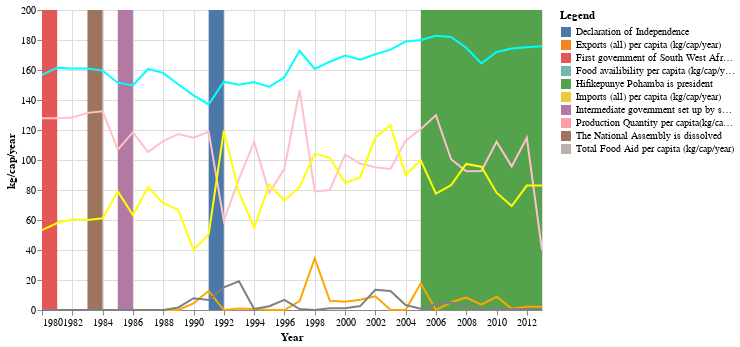

Write notebook code for a chart like this one.
### Code cell
Namibia= [
      {"year": "1980", "Food availibility per capita (kg/cap/year)": 156.782306,"Production Quantity per capita (kg/cap/year)":127.823884,"Exports (all) per capita (kg/cap/year)":0.0,"Imports (all) per capita (kg/cap/year)":53.307009,"Total Food Aid per capita (kg/cap/year)":0.0},
      {"year": "1981", "Food availibility per capita (kg/cap/year)": 161.413031,"Production Quantity per capita (kg/cap/year)":127.750589,"Exports (all) per capita (kg/cap/year)":0.0,"Imports (all) per capita (kg/cap/year)":57.971014,"Total Food Aid per capita (kg/cap/year)":0.0},
      {"year": "1982", "Food availibility per capita (kg/cap/year)": 161.059501,"Production Quantity per capita (kg/cap/year)":128.314679,"Exports (all) per capita (kg/cap/year)":0.0,"Imports (all) per capita (kg/cap/year)":60.548723,"Total Food Aid per capita (kg/cap/year)":0.0},
      {"year": "1983", "Food availibility per capita (kg/cap/year)": 160.987105,"Production Quantity per capita (kg/cap/year)":131.417569,"Exports (all) per capita (kg/cap/year)":0.0,"Imports (all) per capita (kg/cap/year)":60.073937,"Total Food Aid per capita (kg/cap/year)":0.0},
      {"year": "1984", "Food availibility per capita (kg/cap/year)": 159.595100,"Production Quantity per capita (kg/cap/year)":132.425142,"Exports (all) per capita (kg/cap/year)":0.0,"Imports (all) per capita (kg/cap/year)":61.096137,"Total Food Aid per capita (kg/cap/year)":0.0},
      {"year": "1985", "Food availibility per capita (kg/cap/year)": 151.555568,"Production Quantity per capita (kg/cap/year)":106.915112,"Exports (all) per capita (kg/cap/year)":0.0,"Imports (all) per capita (kg/cap/year)":79.107826,"Total Food Aid per capita (kg/cap/year)":0.0},
      {"year": "1986", "Food availibility per capita (kg/cap/year)": 149.705745,"Production Quantity per capita (kg/cap/year)":118.422140,"Exports (all) per capita (kg/cap/year)":0.0,"Imports (all) per capita (kg/cap/year)":63.264435,"Total Food Aid per capita (kg/cap/year)":0.0},
      {"year": "1987", "Food availibility per capita (kg/cap/year)": 160.687877,"Production Quantity per capita (kg/cap/year)":105.235046,"Exports (all) per capita (kg/cap/year)":0.0,"Imports (all) per capita (kg/cap/year)":81.920673,"Total Food Aid per capita (kg/cap/year)":0.0},
      {"year": "1988", "Food availibility per capita (kg/cap/year)": 158.084905,"Production Quantity per capita (kg/cap/year)":112.560503,"Exports (all) per capita (kg/cap/year)":0.0,"Imports (all) per capita (kg/cap/year)":71.161043,"Total Food Aid per capita (kg/cap/year)":0.0},
      {"year": "1989", "Food availibility per capita (kg/cap/year)": 150.346457,"Production Quantity per capita (kg/cap/year)":117.363269,"Exports (all) per capita (kg/cap/year)":0.0,"Imports (all) per capita (kg/cap/year)":66.700955,"Total Food Aid per capita (kg/cap/year)":1.698939},
      {"year": "1990", "Food availibility per capita (kg/cap/year)": 143.097261,"Production Quantity per capita (kg/cap/year)":114.825640,"Exports (all) per capita (kg/cap/year)":4.381625,"Imports (all) per capita (kg/cap/year)":40.070671,"Total Food Aid per capita (kg/cap/year)":7.834441},
      {"year": "1991", "Food availibility per capita (kg/cap/year)": 137.072965,"Production Quantity per capita (kg/cap/year)":118.866803,"Exports (all) per capita (kg/cap/year)":12.764505,"Imports (all) per capita (kg/cap/year)":50.443686,"Total Food Aid per capita (kg/cap/year)":6.628044},
      {"year": "1992", "Food availibility per capita (kg/cap/year)": 152.211281,"Production Quantity per capita (kg/cap/year)":59.563507,"Exports (all) per capita (kg/cap/year)":0.0,"Imports (all) per capita (kg/cap/year)":119.629874,"Total Food Aid per capita (kg/cap/year)":15.155859},
      {"year": "1993", "Food availibility per capita (kg/cap/year)": 150.122595,"Production Quantity per capita (kg/cap/year)":87.364412,"Exports (all) per capita (kg/cap/year)":1.026958,"Imports (all) per capita (kg/cap/year)":78.305520,"Total Food Aid per capita (kg/cap/year)":19.145370},
      {"year": "1994", "Food availibility per capita (kg/cap/year)": 151.949395,"Production Quantity per capita (kg/cap/year)":112.006569,"Exports (all) per capita (kg/cap/year)":0.623441,"Imports (all) per capita (kg/cap/year)":54.862843,"Total Food Aid per capita (kg/cap/year)":0.651204},
      {"year": "1995", "Food availibility per capita (kg/cap/year)": 148.695903,"Production Quantity per capita (kg/cap/year)":78.132145,"Exports (all) per capita (kg/cap/year)":0.0,"Imports (all) per capita (kg/cap/year)":83.585706,"Total Food Aid per capita (kg/cap/year)":2.553599},
      {"year": "1996", "Food availibility per capita (kg/cap/year)": 155.145082,"Production Quantity per capita (kg/cap/year)":94.137114,"Exports (all) per capita (kg/cap/year)":0.0,"Imports (all) per capita (kg/cap/year)":72.898295,"Total Food Aid per capita (kg/cap/year)":6.802322},
      {"year": "1997", "Food availibility per capita (kg/cap/year)": 172.788745,"Production Quantity per capita (kg/cap/year)":146.805687,"Exports (all) per capita (kg/cap/year)":6.004449,"Imports (all) per capita (kg/cap/year)":82.026048,"Total Food Aid per capita (kg/cap/year)":0.617337},
      {"year": "1998", "Food availibility per capita (kg/cap/year)": 160.723411,"Production Quantity per capita (kg/cap/year)":79.077836,"Exports (all) per capita (kg/cap/year)":34.317871,"Imports (all) per capita (kg/cap/year)":104.085712,"Total Food Aid per capita (kg/cap/year)":0.0},
      {"year": "1999", "Food availibility per capita (kg/cap/year)": 165.534903,"Production Quantity per capita (kg/cap/year)":79.982340,"Exports (all) per capita (kg/cap/year)":6.086944,"Imports (all) per capita (kg/cap/year)":101.447733,"Total Food Aid per capita (kg/cap/year)":1.206798},
      {"year": "2000", "Food availibility per capita (kg/cap/year)": 169.590951,"Production Quantity per capita (kg/cap/year)":103.607288,"Exports (all) per capita (kg/cap/year)":5.518968,"Imports (all) per capita (kg/cap/year)":84.841055,"Total Food Aid per capita (kg/cap/year)":1.121735},
      {"year": "2001", "Food availibility per capita (kg/cap/year)": 166.891655,"Production Quantity per capita (kg/cap/year)":97.669492,"Exports (all) per capita (kg/cap/year)":6.833778,"Imports (all) per capita (kg/cap/year)":88.398775,"Total Food Aid per capita (kg/cap/year)":2.623121},
      {"year": "2002", "Food availibility per capita (kg/cap/year)": 170.538376,"Production Quantity per capita (kg/cap/year)":95.230502,"Exports (all) per capita (kg/cap/year)":9.095316,"Imports (all) per capita (kg/cap/year)":115.019904,"Total Food Aid per capita (kg/cap/year)":13.418030},
      {"year": "2003", "Food availibility per capita (kg/cap/year)": 173.562274,"Production Quantity per capita (kg/cap/year)":94.078677,"Exports (all) per capita (kg/cap/year)":0.111594,"Imports (all) per capita (kg/cap/year)":123.054811,"Total Food Aid per capita (kg/cap/year)":12.704499},
      {"year": "2004", "Food availibility per capita (kg/cap/year)": 178.956393,"Production Quantity per capita (kg/cap/year)":112.945880,"Exports (all) per capita (kg/cap/year)":0.059226,"Imports (all) per capita (kg/cap/year)":90.118695,"Total Food Aid per capita (kg/cap/year)":3.327747},
      {"year": "2005", "Food availibility per capita (kg/cap/year)": 180.047599,"Production Quantity per capita (kg/cap/year)":120.626698,"Exports (all) per capita (kg/cap/year)":17.846400,"Imports (all) per capita (kg/cap/year)":99.746851,"Total Food Aid per capita (kg/cap/year)":0.848190},
      {"year": "2006", "Food availibility per capita (kg/cap/year)": 182.884123,"Production Quantity per capita (kg/cap/year)":129.837526,"Exports (all) per capita (kg/cap/year)":0.061347,"Imports (all) per capita (kg/cap/year)":77.618919,"Total Food Aid per capita (kg/cap/year)":3.650394},
      {"year": "2007", "Food availibility per capita (kg/cap/year)": 181.979736,"Production Quantity per capita (kg/cap/year)":100.509173,"Exports (all) per capita (kg/cap/year)":5.169511,"Imports (all) per capita (kg/cap/year)":83.239027,"Total Food Aid per capita (kg/cap/year)":5.042682},
      {"year": "2008", "Food availibility per capita (kg/cap/year)": 174.878179,"Production Quantity per capita (kg/cap/year)":92.448479,"Exports (all) per capita (kg/cap/year)":8.235775,"Imports (all) per capita (kg/cap/year)":97.379690,"Total Food Aid per capita (kg/cap/year)":2.281106},
      {"year": "2009", "Food availibility per capita (kg/cap/year)": 164.356118,"Production Quantity per capita (kg/cap/year)":92.659822,"Exports (all) per capita (kg/cap/year)":3.621290,"Imports (all) per capita (kg/cap/year)":95.515657,"Total Food Aid per capita (kg/cap/year)":0.177335},
      {"year": "2010", "Food availibility per capita (kg/cap/year)": 172.026357,"Production Quantity per capita (kg/cap/year)":112.210904,"Exports (all) per capita (kg/cap/year)":8.812498,"Imports (all) per capita (kg/cap/year)":78.206790,"Total Food Aid per capita (kg/cap/year)":0.659979},
      {"year": "2011", "Food availibility per capita (kg/cap/year)": 174.343928,"Production Quantity per capita (kg/cap/year)":95.747250,"Exports (all) per capita (kg/cap/year)":0.911761,"Imports (all) per capita (kg/cap/year)":69.339975,"Total Food Aid per capita (kg/cap/year)":0.567049},
      {"year": "2012", "Food availibility per capita (kg/cap/year)": 175.182253,"Production Quantity per capita (kg/cap/year)":114.835942,"Exports (all) per capita (kg/cap/year)":2.165369,"Imports (all) per capita (kg/cap/year)":82.972124,"Total Food Aid per capita (kg/cap/year)":0.403411},
      {"year": "2013", "Food availibility per capita (kg/cap/year)": 175.848092,"Production Quantity per capita (kg/cap/year)":39.850250,"Exports (all) per capita (kg/cap/year)":2.165369,"Imports (all) per capita (kg/cap/year)":82.972124,"Total Food Aid per capita (kg/cap/year)":0.403411},
    ]

Events = [{"start":"1999","end":"1999","Legend":"Food availibility per capita (kg/cap/year)"},{"start":"1997","end":"1997","Legend":"Total Food Aid per capita (kg/cap/year)"},{"start":"1997","end":"1997","Legend":"Imports (all) per capita (kg/cap/year)"},{"start":"1997","end":"1997","Legend":"Production Quantity per capita(kg/cap/year)"},{"start":"1997","end":"1997","Legend":"Exports (all) per capita (kg/cap/year)"},{"start": "1991","end": "1992","Legend": "Declaration of Independence"},{"start": "2005","end": "2013","Legend": "Hifikepunye Pohamba is president"},{"start": "1980","end": "1981","Legend": "First government of South West Africa/Namibia"},{"start": "1983","end": "1984","Legend": "The National Assembly is dissolved"},{"start": "1985","end": "1986","Legend": "Intermediate government set up by south africa"}]


Namibia = alt.pd.DataFrame(Namibia)
Events = alt.pd.DataFrame(Events)


line1 = alt.Chart(Namibia).mark_line(color='aqua').encode(
    alt.X('year:T', axis=alt.Axis(format='%Y')),
    y='Food availibility per capita (kg/cap/year)'
).properties(
    width=500,
    height=300
)

line2 = alt.Chart(Namibia).mark_line(color='pink').encode(
    alt.X('year:T', axis=alt.Axis(format='%Y')),
    y='Production Quantity per capita (kg/cap/year)'
).properties(
    width=500,
    height=300
)

line3 = alt.Chart(Namibia).mark_line(color='orange').encode(
    alt.X('year:T', axis=alt.Axis(format='%Y')),
    y='Exports (all) per capita (kg/cap/year)'
).properties(
    width=500,
    height=300
)

line4 = alt.Chart(Namibia).mark_line(color='yellow').encode(
    alt.X('year:T', axis=alt.Axis(format='%Y')),
    y='Imports (all) per capita (kg/cap/year)'
).properties(
    width=500,
    height=300
)

line5 = alt.Chart(Namibia).mark_line(color='grey').encode(
    alt.X('year:T', axis=alt.Axis(format='%Y',title='Year')),
    alt.Y("Total Food Aid per capita (kg/cap/year)", axis=alt.Axis(title='kg/cap/year'))
).properties(
    width=500,
    height=300
)


rect = alt.Chart(Events).mark_rect().encode(
    x='start:T',
    x2='end:T',
    color='Legend:N'
)






rect + line1 + line2 + line3 +line4 + line5

### Figure 1 — Vega-Lite specification as saved in the notebook (floating-point values rounded to 4 significant figures)
{"config": {"view": {"continuousWidth": 400, "continuousHeight": 300}}, "layer": [{"data": {"name": "data-be82a9b858ad06b8505f79cb6acd25e1"}, "mark": "rect", "encoding": {"color": {"type": "nominal", "field": "Legend"}, "x": {"type": "temporal", "field": "start"}, "x2": {"field": "end"}}}, {"data": {"name": "data-98bee0fcb9d3fdcb94e065fd9d2d8d2b"}, "mark": {"type": "line", "color": "aqua"}, "encoding": {"x": {"type": "temporal", "axis": {"format": "%Y"}, "field": "year"}, "y": {"type": "quantitative", "field": "Food availibility per capita (kg/cap/year)"}}, "height": 300, "width": 500}, {"data": {"name": "data-98bee0fcb9d3fdcb94e065fd9d2d8d2b"}, "mark": {"type": "line", "color": "pink"}, "encoding": {"x": {"type": "temporal", "axis": {"format": "%Y"}, "field": "year"}, "y": {"type": "quantitative", "field": "Production Quantity per capita (kg/cap/year)"}}, "height": 300, "width": 500}, {"data": {"name": "data-98bee0fcb9d3fdcb94e065fd9d2d8d2b"}, "mark": {"type": "line", "color": "orange"}, "encoding": {"x": {"type": "temporal", "axis": {"format": "%Y"}, "field": "year"}, "y": {"type": "quantitative", "field": "Exports (all) per capita (kg/cap/year)"}}, "height": 300, "width": 500}, {"data": {"name": "data-98bee0fcb9d3fdcb94e065fd9d2d8d2b"}, "mark": {"type": "line", "color": "yellow"}, "encoding": {"x": {"type": "temporal", "axis": {"format": "%Y"}, "field": "year"}, "y": {"type": "quantitative", "field": "Imports (all) per capita (kg/cap/year)"}}, "height": 300, "width": 500}, {"data": {"name": "data-98bee0fcb9d3fdcb94e065fd9d2d8d2b"}, "mark": {"type": "line", "color": "grey"}, "encoding": {"x": {"type": "temporal", "axis": {"format": "%Y", "title": "Year"}, "field": "year"}, "y": {"type": "quantitative", "axis": {"title": "kg/cap/year"}, "field": "Total Food Aid per capita (kg/cap/year)"}}, "height": 300, "width": 500}], "$schema": "https://vega.github.io/schema/vega-lite/v4.8.1.json", "datasets": {"data-be82a9b858ad06b8505f79cb6acd25e1": [{"start": "1999", "end": "1999", "Legend": "Food availibility per capita (kg/cap/year)"}, {"start": "1997", "end": "1997", "Legend": "Total Food Aid per capita (kg/cap/year)"}, {"start": "1997", "end": "1997", "Legend": "Imports (all) per capita (kg/cap/year)"}, {"start": "1997", "end": "1997", "Legend": "Production Quantity per capita(kg/cap/year)"}, {"start": "1997", "end": "1997", "Legend": "Exports (all) per capita (kg/cap/year)"}, {"start": "1991", "end": "1992", "Legend": "Declaration of Independence"}, {"start": "2005", "end": "2013", "Legend": "Hifikepunye Pohamba is president"}, {"start": "1980", "end": "1981", "Legend": "First government of South West Africa/Namibia"}, {"start": "1983", "end": "1984", "Legend": "The National Assembly is dissolved"}, {"start": "1985", "end": "1986", "Legend": "Intermediate government set up by south africa"}], "data-98bee0fcb9d3fdcb94e065fd9d2d8d2b": [{"year": "1980", "Food availibility per capita (kg/cap/year)": 156.8, "Production Quantity per capita (kg/cap/year)": 127.8, "Exports (all) per capita (kg/cap/year)": 0.0, "Imports (all) per capita (kg/cap/year)": 53.31, "Total Food Aid per capita (kg/cap/year)": 0.0}, {"year": "1981", "Food availibility per capita (kg/cap/year)": 161.4, "Production Quantity per capita (kg/cap/year)": 127.8, "Exports (all) per capita (kg/cap/year)": 0.0, "Imports (all) per capita (kg/cap/year)": 57.97, "Total Food Aid per capita (kg/cap/year)": 0.0}, {"year": "1982", "Food availibility per capita (kg/cap/year)": 161.1, "Production Quantity per capita (kg/cap/year)": 128.3, "Exports (all) per capita (kg/cap/year)": 0.0, "Imports (all) per capita (kg/cap/year)": 60.55, "Total Food Aid per capita (kg/cap/year)": 0.0}, {"year": "1983", "Food availibility per capita (kg/cap/year)": 161.0, "Production Quantity per capita (kg/cap/year)": 131.4, "Exports (all) per capita (kg/cap/year)": 0.0, "Imports (all) per capita (kg/cap/year)": 60.07, "Total Food Aid per capita (kg/cap/year)": 0.0}, {"year": "1984", "Food availibility per capita (kg/cap/year)": 159.6, "Production Quantity per capita (kg/cap/year)": 132.4, "Exports (all) per capita (kg/cap/year)": 0.0, "Imports (all) per capita (kg/cap/year)": 61.1, "Total Food Aid per capita (kg/cap/year)": 0.0}, {"year": "1985", "Food availibility per capita (kg/cap/year)": 151.6, "Production Quantity per capita (kg/cap/year)": 106.9, "Exports (all) per capita (kg/cap/year)": 0.0, "Imports (all) per capita (kg/cap/year)": 79.11, "Total Food Aid per capita (kg/cap/year)": 0.0}, {"year": "1986", "Food availibility per capita (kg/cap/year)": 149.7, "Production Quantity per capita (kg/cap/year)": 118.4, "Exports (all) per capita (kg/cap/year)": 0.0, "Imports (all) per capita (kg/cap/year)": 63.26, "Total Food Aid per capita (kg/cap/year)": 0.0}, {"year": "1987", "Food availibility per capita (kg/cap/year)": 160.7, "Production Quantity per capita (kg/cap/year)": 105.2, "Exports (all) per capita (kg/cap/year)": 0.0, "Imports (all) per capita (kg/cap/year)": 81.92, "Total Food Aid per capita (kg/cap/year)": 0.0}, {"year": "1988", "Food availibility per capita (kg/cap/year)": 158.1, "Production Quantity per capita (kg/cap/year)": 112.6, "Exports (all) per capita (kg/cap/year)": 0.0, "Imports (all) per capita (kg/cap/year)": 71.16, "Total Food Aid per capita (kg/cap/year)": 0.0}, {"year": "1989", "Food availibility per capita (kg/cap/year)": 150.3, "Production Quantity per capita (kg/cap/year)": 117.4, "Exports (all) per capita (kg/cap/year)": 0.0, "Imports (all) per capita (kg/cap/year)": 66.7, "Total Food Aid per capita (kg/cap/year)": 1.699}, {"year": "1990", "Food availibility per capita (kg/cap/year)": 143.1, "Production Quantity per capita (kg/cap/year)": 114.8, "Exports (all) per capita (kg/cap/year)": 4.382, "Imports (all) per capita (kg/cap/year)": 40.07, "Total Food Aid per capita (kg/cap/year)": 7.834}, {"year": "1991", "Food availibility per capita (kg/cap/year)": 137.1, "Production Quantity per capita (kg/cap/year)": 118.9, "Exports (all) per capita (kg/cap/year)": 12.76, "Imports (all) per capita (kg/cap/year)": 50.44, "Total Food Aid per capita (kg/cap/year)": 6.628}, {"year": "1992", "Food availibility per capita (kg/cap/year)": 152.2, "Production Quantity per capita (kg/cap/year)": 59.56, "Exports (all) per capita (kg/cap/year)": 0.0, "Imports (all) per capita (kg/cap/year)": 119.6, "Total Food Aid per capita (kg/cap/year)": 15.16}, {"year": "1993", "Food availibility per capita (kg/cap/year)": 150.1, "Production Quantity per capita (kg/cap/year)": 87.36, "Exports (all) per capita (kg/cap/year)": 1.027, "Imports (all) per capita (kg/cap/year)": 78.31, "Total Food Aid per capita (kg/cap/year)": 19.15}, {"year": "1994", "Food availibility per capita (kg/cap/year)": 151.9, "Production Quantity per capita (kg/cap/year)": 112.0, "Exports (all) per capita (kg/cap/year)": 0.6234, "Imports (all) per capita (kg/cap/year)": 54.86, "Total Food Aid per capita (kg/cap/year)": 0.6512}, {"year": "1995", "Food availibility per capita (kg/cap/year)": 148.7, "Production Quantity per capita (kg/cap/year)": 78.13, "Exports (all) per capita (kg/cap/year)": 0.0, "Imports (all) per capita (kg/cap/year)": 83.59, "Total Food Aid per capita (kg/cap/year)": 2.554}, {"year": "1996", "Food availibility per capita (kg/cap/year)": 155.1, "Production Quantity per capita (kg/cap/year)": 94.14, "Exports (all) per capita (kg/cap/year)": 0.0, "Imports (all) per capita (kg/cap/year)": 72.9, "Total Food Aid per capita (kg/cap/year)": 6.802}, {"year": "1997", "Food availibility per capita (kg/cap/year)": 172.8, "Production Quantity per capita (kg/cap/year)": 146.8, "Exports (all) per capita (kg/cap/year)": 6.004, "Imports (all) per capita (kg/cap/year)": 82.03, "Total Food Aid per capita (kg/cap/year)": 0.6173}, {"year": "1998", "Food availibility per capita (kg/cap/year)": 160.7, "Production Quantity per capita (kg/cap/year)": 79.08, "Exports (all) per capita (kg/cap/year)": 34.32, "Imports (all) per capita (kg/cap/year)": 104.1, "Total Food Aid per capita (kg/cap/year)": 0.0}, {"year": "1999", "Food availibility per capita (kg/cap/year)": 165.5, "Production Quantity per capita (kg/cap/year)": 79.98, "Exports (all) per capita (kg/cap/year)": 6.087, "Imports (all) per capita (kg/cap/year)": 101.4, "Total Food Aid per capita (kg/cap/year)": 1.207}, {"year": "2000", "Food availibility per capita (kg/cap/year)": 169.6, "Production Quantity per capita (kg/cap/year)": 103.6, "Exports (all) per capita (kg/cap/year)": 5.519, "Imports (all) per capita (kg/cap/year)": 84.84, "Total Food Aid per capita (kg/cap/year)": 1.122}, {"year": "2001", "Food availibility per capita (kg/cap/year)": 166.9, "Production Quantity per capita (kg/cap/year)": 97.67, "Exports (all) per capita (kg/cap/year)": 6.834, "Imports (all) per capita (kg/cap/year)": 88.4, "Total Food Aid per capita (kg/cap/year)": 2.623}, {"year": "2002", "Food availibility per capita (kg/cap/year)": 170.5, "Production Quantity per capita (kg/cap/year)": 95.23, "Exports (all) per capita (kg/cap/year)": 9.095, "Imports (all) per capita (kg/cap/year)": 115.0, "Total Food Aid per capita (kg/cap/year)": 13.42}, {"year": "2003", "Food availibility per capita (kg/cap/year)": 173.6, "Production Quantity per capita (kg/cap/year)": 94.08, "Exports (all) per capita (kg/cap/year)": 0.1116, "Imports (all) per capita (kg/cap/year)": 123.1, "Total Food Aid per capita (kg/cap/year)": 12.7}, {"year": "2004", "Food availibility per capita (kg/cap/year)": 179.0, "Production Quantity per capita (kg/cap/year)": 112.9, "Exports (all) per capita (kg/cap/year)": 0.05923, "Imports (all) per capita (kg/cap/year)": 90.12, "Total Food Aid per capita (kg/cap/year)": 3.328}, {"year": "2005", "Food availibility per capita (kg/cap/year)": 180.0, "Production Quantity per capita (kg/cap/year)": 120.6, "Exports (all) per capita (kg/cap/year)": 17.85, "Imports (all) per capita (kg/cap/year)": 99.75, "Total Food Aid per capita (kg/cap/year)": 0.8482}, {"year": "2006", "Food availibility per capita (kg/cap/year)": 182.9, "Production Quantity per capita (kg/cap/year)": 129.8, "Exports (all) per capita (kg/cap/year)": 0.06135, "Imports (all) per capita (kg/cap/year)": 77.62, "Total Food Aid per capita (kg/cap/year)": 3.65}, {"year": "2007", "Food availibility per capita (kg/cap/year)": 182.0, "Production Quantity per capita (kg/cap/year)": 100.5, "Exports (all) per capita (kg/cap/year)": 5.17, "Imports (all) per capita (kg/cap/year)": 83.24, "Total Food Aid per capita (kg/cap/year)": 5.043}, {"year": "2008", "Food availibility per capita (kg/cap/year)": 174.9, "Production Quantity per capita (kg/cap/year)": 92.45, "Exports (all) per capita (kg/cap/year)": 8.236, "Imports (all) per capita (kg/cap/year)": 97.38, "Total Food Aid per capita (kg/cap/year)": 2.281}, {"year": "2009", "Food availibility per capita (kg/cap/year)": 164.4, "Production Quantity per capita (kg/cap/year)": 92.66, "Exports (all) per capita (kg/cap/year)": 3.621, "Imports (all) per capita (kg/cap/year)": 95.52, "Total Food Aid per capita (kg/cap/year)": 0.1773}, {"year": "2010", "Food availibility per capita (kg/cap/year)": 172.0, "Production Quantity per capita (kg/cap/year)": 112.2, "Exports (all) per capita (kg/cap/year)": 8.812, "Imports (all) per capita (kg/cap/year)": 78.21, "Total Food Aid per capita (kg/cap/year)": 0.66}, {"year": "2011", "Food availibility per capita (kg/cap/year)": 174.3, "Production Quantity per capita (kg/cap/year)": 95.75, "Exports (all) per capita (kg/cap/year)": 0.9118, "Imports (all) per capita (kg/cap/year)": 69.34, "Total Food Aid per capita (kg/cap/year)": 0.567}, {"year": "2012", "Food availibility per capita (kg/cap/year)": 175.2, "Production Quantity per capita (kg/cap/year)": 114.8, "Exports (all) per capita (kg/cap/year)": 2.165, "Imports (all) per capita (kg/cap/year)": 82.97, "Total Food Aid per capita (kg/cap/year)": 0.4034}, {"year": "2013", "Food availibility per capita (kg/cap/year)": 175.8, "Production Quantity per capita (kg/cap/year)": 39.85, "Exports (all) per capita (kg/cap/year)": 2.165, "Imports (all) per capita (kg/cap/year)": 82.97, "Total Food Aid per capita (kg/cap/year)": 0.4034}]}}
